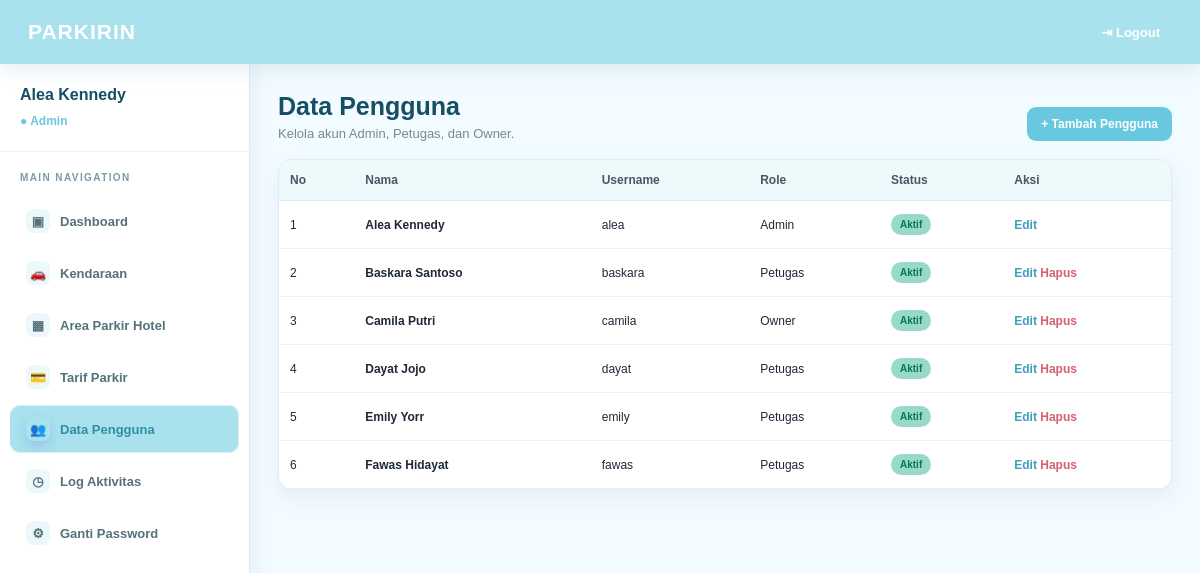
The app's page /index.php?page=user (signed in) with its own data.
### tables this page shows
CREATE TABLE tb_user (
  id_user INT(11) NOT NULL AUTO_INCREMENT,
  nama_lengkap VARCHAR(50) NOT NULL,
  username VARCHAR(50) NOT NULL UNIQUE,
  password VARCHAR(100) NOT NULL,
  role ENUM('admin','petugas','owner') NOT NULL,
  status_aktif TINYINT(1) NOT NULL DEFAULT 1,
  PRIMARY KEY (id_user)
);

### models/user.php (called while the page is built, shortened)
<?php
class User
{
    private $conn;
    public function __construct($conn)
    {
        $this->conn = $conn;
    }
    public function getAll()
    {
        return mysqli_query($this->conn, "SELECT * FROM tb_user ORDER BY id_user ASC");
    }
}
?>

### views/user/index.php (the view, shortened to what this page needs)
<?php
require_once __DIR__ . '/../../config/auth.php';
?>
<!DOCTYPE html>
<html lang="id">
    <head>
        <link rel="stylesheet" href="assets/css/style.css">
    </head>
    <body>
        <header class="topbar fade-in">
            <div class="logo">PARKIRIN</div>
            <a href="controller/logout.php" onclick="return confirm('Anda yakin ingin logout dari akun ini?');">⇥ Logout</a>
        </header>
        <div class="layout">
            <aside class="sidebar fade-in">
                <div class="profile">
                    <h3><?= htmlspecialchars($_SESSION['nama']); ?></h3>
                    <span>● <?= ucfirst(htmlspecialchars($_SESSION['level'])); ?></span>
                </div>
                <div class="nav-title">MAIN NAVIGATION</div>
                <nav>
                    <?php renderNavigation(); ?>
                </nav>
            </aside>
            <main class="content">
                <div class="page-header">
                    <div>
                        <h1>Data Pengguna</h1>
                        <p>Kelola akun Admin, Petugas, dan Owner.</p>
                    </div>
                    <div class="actions">
                        <a class="btn btn-green" href="index.php?page=user&aksi=tambah">+ Tambah Pengguna</a>
                    </div>
                </div>
                <div class="table-card">
                    <table class="crud-table">
                        <thead>
                            <tr>
                                <th>No</th>
                                <th>Nama</th>
                                <th>Username</th>
                                <th>Role</th>
                                <th>Status</th>
                                <th>Aksi</th>
                            </tr>
                        </thead>
                        <tbody>
                            <?php
                            $no = 1;
                            while ($row = mysqli_fetch_assoc($dataUser)):
                            ?>
                            <tr>
                                <td><?= $no++; ?></td>
                                <td>
                                    <b><?= htmlspecialchars($row['nama_lengkap']); ?></b>
                                </td>
                                <td><?= htmlspecialchars($row['username']); ?></td>
                                <td><?= ucfirst(htmlspecialchars($row['role'])); ?></td>
                                <td>
                                    <span class="badge <?= $row['status_aktif']?'green':'red'; ?>">
                                        <?= $row['status_aktif']?'Aktif':'Nonaktif'; ?>
                                    </span>
                                </td>
                                <td class="action-cell">
                                    <a
                                        class="link-edit"
                                        href="index.php?page=user&aksi=edit&id=<?= (int)$row['id_user']; ?>"
                                    >
                                        Edit
                                    </a>
                                    <?php if ((int) $row['id_user'] !== (int) $_SESSION['id_user']): ?>
                                        <a
                                            class="link-delete"
                                            href="index.php?page=user&aksi=hapus&id=<?= (int)$row['id_user']; ?>"
                                            onclick="return confirm('Anda yakin ingin menghapus pengguna ini?');"
                                        >
                                            Hapus
                                        </a>
                                    <?php endif; ?>
                            </td>
                        </tr>
                    <?php endwhile; ?>
                </tbody>
            </table>
        </div>
    </main>
</div>
</body>
</html>

### index.php (shortened to what this page needs)
<?php
require_once __DIR__ . '/config/auth.php';
$page = isset($_GET['page']) ? $_GET['page'] : '';
switch ($page) {
    case 'user':
        require __DIR__ . '/controller/usercontroller.php';
        break;
}
?>

### controller/usercontroller.php (shortened to what this page needs)
<?php
require_once __DIR__ . '/../config/koneksi.php';
require_once __DIR__ . '/../config/auth.php';
require_once __DIR__ . '/../models/user.php';
$model = new User($conn);
$aksi = isset($_GET['aksi']) ? $_GET['aksi'] : 'index';
switch ($aksi) {
    default:
        $dataUser = $model->getAll();
        require __DIR__ . '/../views/user/index.php';
        break;
}
?>

### config/auth.php (shortened to what this page needs)
<?php
function userRole()
{
    return isset($_SESSION['level']) ? $_SESSION['level'] : '';
}
function hasRole($roles)
{
    $roles = (array) $roles;
    return in_array(userRole(), $roles, true);
}
function canAccessPage($page)
{
    $permissions = array(
        'dashboard' => array('owner', 'admin', 'petugas'),
        'transaksi' => array('petugas'),
        'kendaraan' => array('admin'),
        'area' => array('admin'),
        'tarif' => array('admin'),
        'user' => array('admin'),
        'laporan' => array('owner'),
        'log' => array('admin'),
        'password' => array('owner', 'admin', 'petugas')
    );
    return isset($permissions[$page]) && hasRole($permissions[$page]);
}
function menuItems()
{
    $items = array(
        'dashboard' => array('icon' => '▣', 'label' => 'Dashboard'),
        'transaksi' => array('icon' => '↔', 'label' => 'Parkir'),
        'kendaraan' => array('icon' => '🚗', 'label' => 'Kendaraan'),
        'area' => array('icon' => '▦', 'label' => 'Area Parkir Hotel'),
        'tarif' => array('icon' => '💳', 'label' => 'Tarif Parkir'),
        'user' => array('icon' => '👥', 'label' => 'Data Pengguna'),
        'laporan' => array('icon' => '▤', 'label' => 'Rekap Transaksi'),
        'log' => array('icon' => '◷', 'label' => 'Log Aktivitas')
    );
    return $items;
}
function renderNavigation()
{
    $currentPage = isset($_GET['page']) && $_GET['page'] !== '' ? $_GET['page'] : 'dashboard';
    foreach (menuItems() as $page => $item) {
        if (!canAccessPage($page)) {
            continue;
        }
        $active = ($currentPage === $page) ? ' active' : '';
        echo '<a class="' . $active . '" href="index.php?page=' . $page . '" aria-current="' . ($active !== '' ? 'page' : 'false') . '">';
        echo '<span class="nav-icon">' . $item['icon'] . '</span>';
        echo '<span>' . $item['label'] . '</span>';
        echo '</a>';
    }
    if (canAccessPage('password')) {
        $active = ($currentPage === 'password') ? ' active' : '';
        echo '<a class="' . $active . '" href="index.php?page=password" aria-current="' . ($active !== '' ? 'page' : 'false') . '">';
        echo '<span class="nav-icon">⚙</span>';
        echo '<span>Ganti Password</span>';
        echo '</a>';
    }
}
?>

### assets/css/style.css (style rules this page uses)
* { box-sizing: border-box; }
html { scroll-behavior: smooth; }
body { margin: 0; font-family: Arial, Helvetica, sans-serif; background: #f2fbff; color: #1f2937; }
a, button, input, select { transition: all 0.25s ease; }
a { color: inherit; }
.fade-in { animation: fadeIn 0.45s ease both; }
.topbar { min-height: 64px; background: #a9e2ec; color: #ffffff; display: flex; align-items: center; justify-content: space-between; padding: 0 28px; box-shadow: 0 5px 20px rgba(77, 155, 174, 0.16); position: sticky; top: 0; z-index: 20; }
.logo { font-size: 21px; font-weight: 900; letter-spacing: 1px; }
.topbar a { text-decoration: none; font-size: 13px; font-weight: 700; padding: 9px 12px; border-radius: 9px; }
.layout { display: flex; min-height: calc(100vh - 64px); }
.sidebar { width: 250px; background: #ffffff; border-right: 1px solid #d8eef4; box-shadow: 4px 0 18px rgba(36, 42, 80, 0.06); flex-shrink: 0; }
.profile { padding: 22px 20px; border-bottom: 1px solid #e5f5f8; }
.profile h3 { margin: 0 0 7px; font-size: 16px; color: #164e63; }
.profile span { color: #67c8df; font-size: 12px; font-weight: 800; }
.nav-title { color: #7c9aa5; font-size: 10px; letter-spacing: 1.4px; font-weight: 800; padding: 20px 20px 10px; }
.sidebar nav a { position: relative; display: flex; align-items: center; gap: 10px; margin: 4px 10px; padding: 12px 13px 12px 16px; text-decoration: none; color: #55717b; font-size: 13px; font-weight: 700; border-radius: 10px; overflow: hidden; }
.sidebar nav a .nav-icon { width: 24px; min-width: 24px; height: 24px; display: inline-flex; align-items: center; justify-content: center; border-radius: 7px; background: #edf8fa; font-size: 13px; }
.sidebar nav a.active { color: #318da7; background: #a9e2ec; box-shadow: inset 0 0 0 1px #d6f1f7; }
.sidebar nav a.active::before { content: ""; position: absolute; left: 0; top: 7px; bottom: 7px; width: 4px; border-radius: 0 5px 5px 0; background: #a9e2ec; }
.sidebar nav a.active .nav-icon { color: #ffffff; background: #a9e2ec; box-shadow: 0 5px 12px rgba(79, 70, 229, 0.20); }
.content { flex: 1; padding: 28px; animation: fadeIn 0.45s ease both; min-width: 0; }
.content h1 { margin: 0 0 20px; font-size: 25px; color: #164e63; }
.green { background: #9ad9c8; }
.page-header { display: flex; justify-content: space-between; align-items: flex-end; gap: 15px; margin-bottom: 18px; }
.page-header h1 { margin: 0 0 5px; font-size: 25px; color: #164e63; }
.page-header p { margin: 0; color: #718b95; font-size: 13px; }
.actions { white-space: nowrap; }
.btn { display: inline-block; padding: 10px 14px; border-radius: 9px; text-decoration: none; font-size: 12px; font-weight: 700; border: 0; cursor: pointer; }
.btn-green { background: #67c8df; color: #ffffff; }
.table-card, .form-card, .report-card { background: #ffffff; border: 1px solid #d9edf2; border-radius: 14px; box-shadow: 0 8px 22px rgba(31, 41, 95, 0.06); }
.table-card { overflow-x: auto; }
table.crud-table { width: 100%; border-collapse: collapse; }
table.crud-table th { background: #eef9fc; color: #4b5563; padding: 13px 11px; border-bottom: 1px solid #dbeef3; font-size: 12px; text-align: left; white-space: nowrap; }
table.crud-table td { padding: 13px 11px; border-bottom: 1px solid #e6f2f5; font-size: 12px; }
table.crud-table tbody tr { animation: rowIn 0.35s ease both; }
.action-cell { white-space: nowrap; }
.link-edit { color: #3e9fba; text-decoration: none; font-weight: 700; }
.link-delete { color: #d85f6a; text-decoration: none; font-weight: 700; }
.badge { display: inline-block; padding: 5px 9px; border-radius: 999px; font-size: 10px; font-weight: 800; }
.badge.green { background: #9ad9c8; color: #047857; }

### records on screen
tb_user: nama_lengkap "Alea Kennedy", username "alea", role "Admin", status_aktif "Aktif"
tb_user: nama_lengkap "Baskara Santoso", username "baskara", role "Petugas", status_aktif "Aktif"
tb_user: nama_lengkap "Camila Putri", username "camila", role "Owner", status_aktif "Aktif"
tb_user: nama_lengkap "Dayat Jojo", username "dayat", role "Petugas", status_aktif "Aktif"
tb_user: nama_lengkap "Emily Yorr", username "emily", role "Petugas", status_aktif "Aktif"
tb_user: nama_lengkap "Fawas Hidayat", username "fawas", role "Petugas", status_aktif "Aktif"

### other values on screen
$_SESSION['nama'] "Alea Kennedy"
$_SESSION['level'] "Admin"
$item['icon'] "▣"
$item['label'] "Dashboard"
$item['icon'] "🚗"
$item['label'] "Kendaraan"
$item['icon'] "▦"
$item['label'] "Area Parkir Hotel"
$item['icon'] "💳"
$item['label'] "Tarif Parkir"
$item['icon'] "👥"
$item['label'] "Data Pengguna"
$item['icon'] "◷"
$item['label'] "Log Aktivitas"
